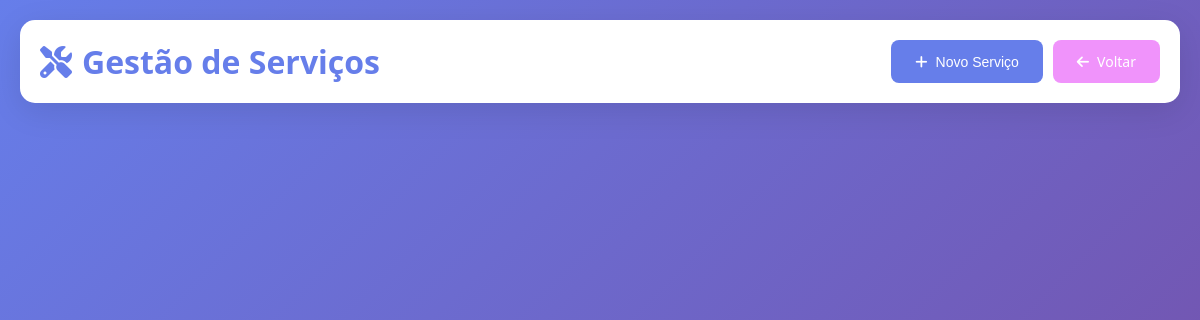
Before: /php/servicos.php with the older database file.
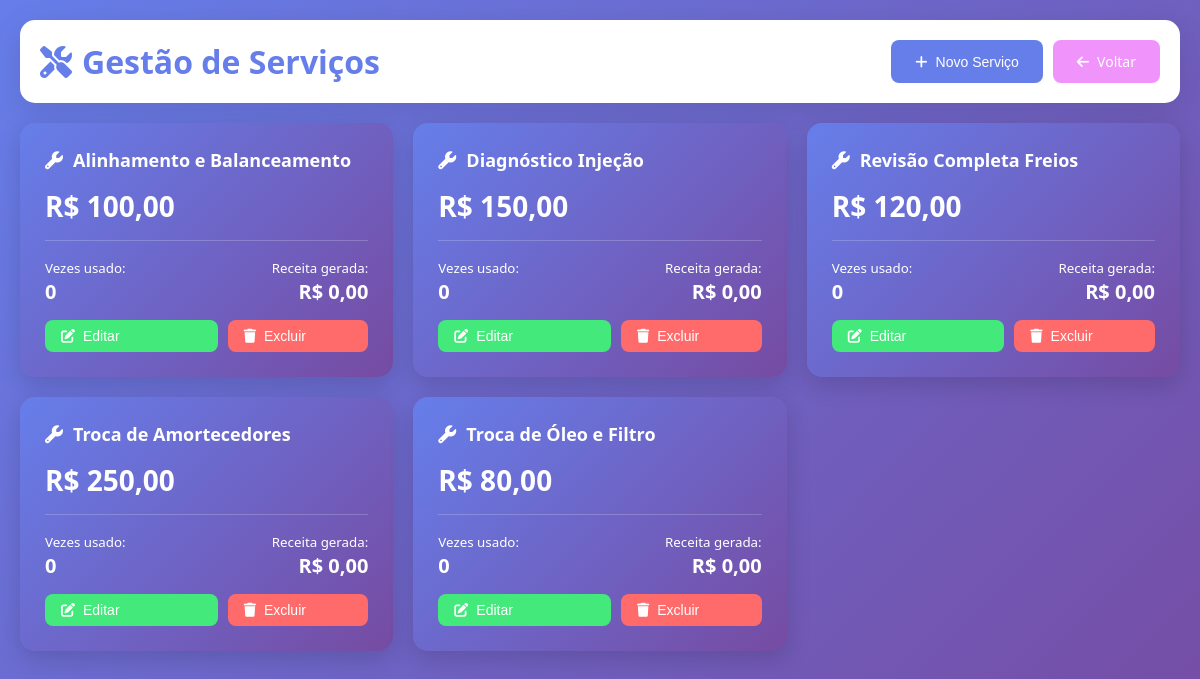
After: the same page with the newer database file.
### tables this page shows
CREATE TABLE Servico (
    id_servico INT PRIMARY KEY AUTO_INCREMENT,
    descricao VARCHAR(100) NOT NULL UNIQUE,
    valor_servico DECIMAL(10, 2) NOT NULL
);

### php/servicos.php (the view, shortened to what this page needs)
<?php
require_once 'config.php';
$servicos = $pdo->query("
    SELECT s.*,
           COUNT(DISTINCT os.id_os) as vezes_usado,
           COALESCE(SUM(osc.id_os), 0) as total_uso
    FROM Servico s
    LEFT JOIN OS_Contem_Servico osc ON s.id_servico = osc.id_servico
    LEFT JOIN Ordem_Servico os ON osc.id_os = os.id_os
    GROUP BY s.id_servico
    ORDER BY s.descricao
")->fetchAll();
?>
<!DOCTYPE html>
<html lang="pt-BR">
<head>
    <link href="https://cdnjs.cloudflare.com/ajax/libs/font-awesome/6.4.0/css/all.min.css" rel="stylesheet">
</head>
<body>
    <div class="container">
        <div class="header">
            <h1><i class="fas fa-tools"></i> Gestão de Serviços</h1>
            <div style="display: flex; gap: 10px;">
                <button onclick="openModal()" class="btn btn-primary">
                    <i class="fas fa-plus"></i> Novo Serviço
                </button>
                <a href="index.php" class="btn btn-back">
                    <i class="fas fa-arrow-left"></i> Voltar
                </a>
            </div>
        </div>
        <div class="services-grid">
            <?php foreach ($servicos as $servico): ?>
            <div class="service-card">
                <h3>
                    <i class="fas fa-wrench"></i>
                    <?php echo htmlspecialchars($servico['descricao']); ?>
                </h3>
                <div class="service-price">
                    R$ <?php echo number_format($servico['valor_servico'], 2, ',', '.'); ?>
                </div>
                <div class="service-stats">
                    <div>
                        <small>Vezes usado:</small>
                        <div style="font-size: 20px; font-weight: bold;">
                            <?php echo $servico['vezes_usado']; ?>
                        </div>
                    </div>
                    <div style="text-align: right;">
                        <small>Receita gerada:</small>
                        <div style="font-size: 20px; font-weight: bold;">
                            R$ <?php echo number_format($servico['vezes_usado'] * $servico['valor_servico'], 2, ',', '.'); ?>
                        </div>
                    </div>
                </div>
                <div class="service-actions">
                    <button onclick='editServico(<?php echo json_encode($servico); ?>)' class="btn btn-success" style="flex: 1;">
                        <i class="fas fa-edit"></i> Editar
                    </button>
                    <form method="POST" style="flex: 1;" onsubmit="return confirm('Deseja excluir este serviço?')">
                        <button type="submit" class="btn btn-danger" style="width: 100%;">
                            <i class="fas fa-trash"></i> Excluir
                        </button>
                    </form>
                </div>
            </div>
            <?php endforeach; ?>
        </div>
    </div>
</body>
</html>

Changed rows visible on the page:
added servico: descricao "Alinhamento e Balanceamento", valor_servico "100,00", vezes_usado "0", valor_servico "0,00"
added servico: descricao "Diagnóstico Injeção", valor_servico "150,00", vezes_usado "0", valor_servico "0,00"
added servico: descricao "Revisão Completa Freios", valor_servico "120,00", vezes_usado "0", valor_servico "0,00"
added servico: descricao "Troca de Amortecedores", valor_servico "250,00", vezes_usado "0", valor_servico "0,00"
added servico: descricao "Troca de Óleo e Filtro", valor_servico "80,00", vezes_usado "0", valor_servico "0,00"
